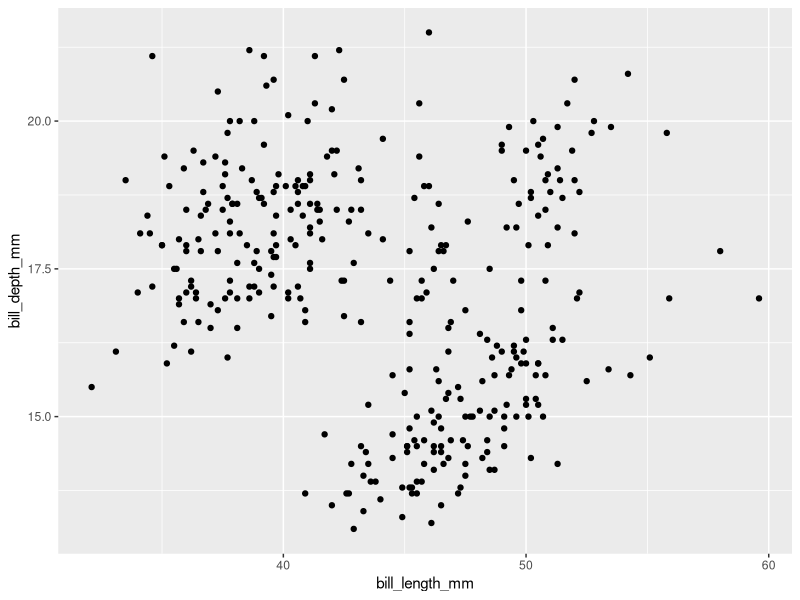
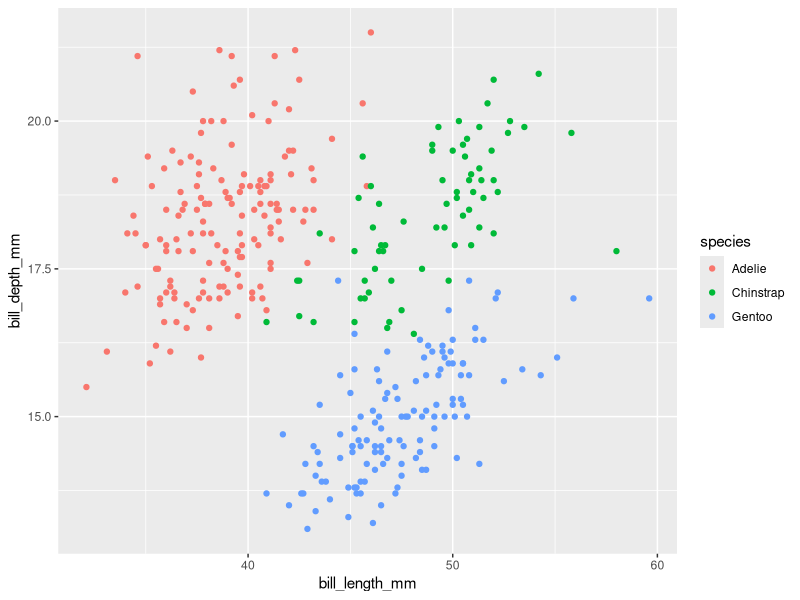
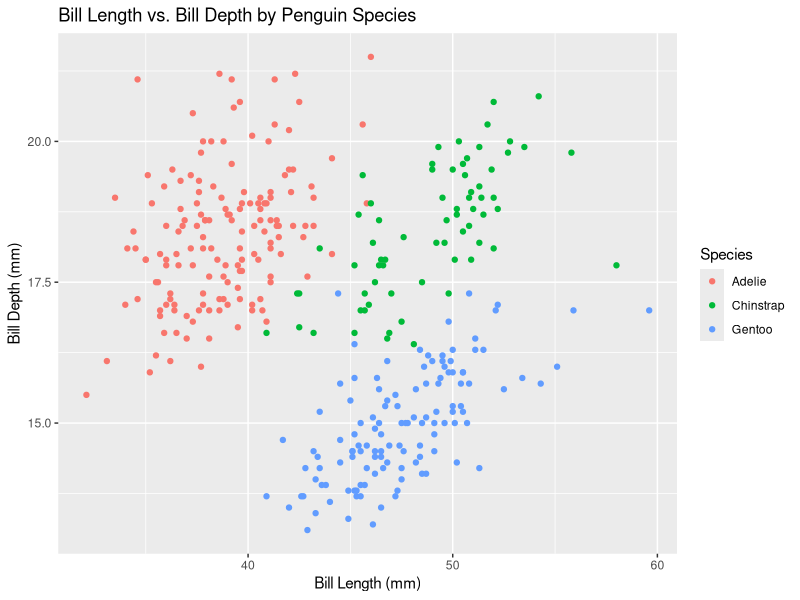
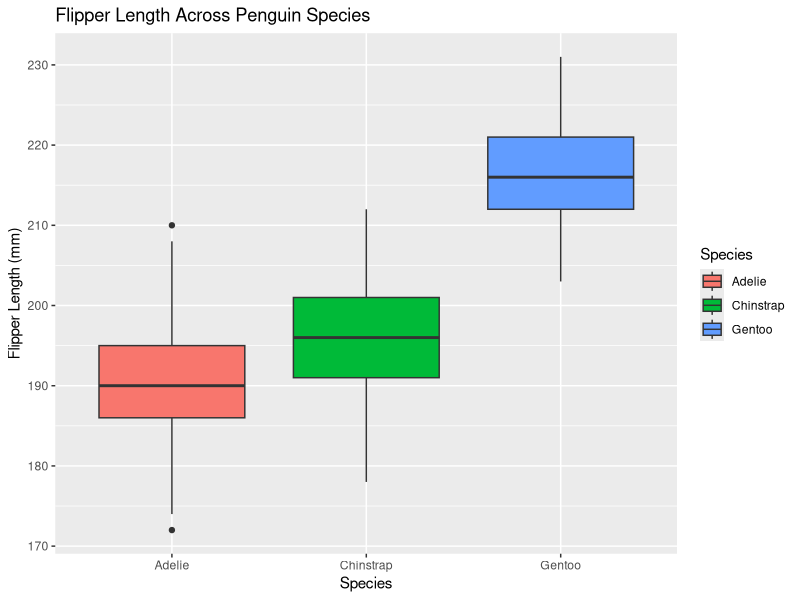

The R source for these figures, in order:
## ---- chunk 1
knitr::opts_chunk$set(echo = TRUE)
# Load required libraries
library(tidyverse)
library(palmerpenguins)
library(ggplot2)
## ---- chunk 2
str(penguins)
## ---- chunk 3
str(penguins_raw)
## ---- chunk 4
colnames(penguins)

## ---- chunk 5
ggplot(data = penguins, aes(x = bill_length_mm, y = bill_depth_mm)) +
  geom_point()
## ---- chunk 6
ggplot(data = penguins, aes(x = bill_length_mm, y = bill_depth_mm, color = species)) +
  geom_point()

## ---- chunk 7
ggplot(data = penguins, aes(x = bill_length_mm, y = bill_depth_mm, color = species)) +
  geom_point() +
  labs(
    title = "Bill Length vs. Bill Depth by Penguin Species",
    x = "Bill Length (mm)",
    y = "Bill Depth (mm)",
    color = "Species"
  )

## ---- chunk 8
ggplot(data = penguins, aes(x = species, y = flipper_length_mm, fill = species)) +
  geom_boxplot() +
  labs(
    title = "Flipper Length Across Penguin Species",
    x = "Species",
    y = "Flipper Length (mm)",
    fill = "Species"
  )

